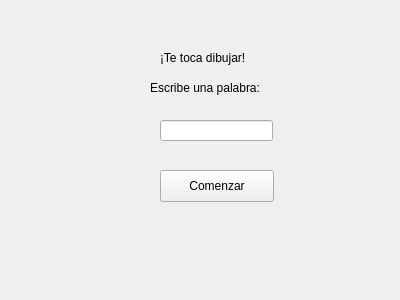
<?xml version="1.0" encoding="UTF-8"?>
<ui version="4.0">
 <class>Form</class>
 <widget class="QWidget" name="Form">
  <property name="geometry">
   <rect>
    <x>0</x>
    <y>0</y>
    <width>400</width>
    <height>300</height>
   </rect>
  </property>
  <property name="windowTitle">
   <string>¡Te toca!</string>
  </property>
  <widget class="QLabel" name="label">
   <property name="geometry">
    <rect>
     <x>160</x>
     <y>50</y>
     <width>111</width>
     <height>16</height>
    </rect>
   </property>
   <property name="text">
    <string>¡Te toca dibujar!</string>
   </property>
  </widget>
  <widget class="QLabel" name="label_2">
   <property name="geometry">
    <rect>
     <x>150</x>
     <y>80</y>
     <width>141</width>
     <height>16</height>
    </rect>
   </property>
   <property name="text">
    <string>Escribe una palabra:</string>
   </property>
  </widget>
  <widget class="QLineEdit" name="lineEdit">
   <property name="geometry">
    <rect>
     <x>160</x>
     <y>120</y>
     <width>113</width>
     <height>21</height>
    </rect>
   </property>
  </widget>
  <widget class="QPushButton" name="pushButton">
   <property name="geometry">
    <rect>
     <x>160</x>
     <y>170</y>
     <width>114</width>
     <height>32</height>
    </rect>
   </property>
   <property name="text">
    <string>Comenzar</string>
   </property>
  </widget>
 </widget>
 <resources/>
 <connections/>
</ui>
